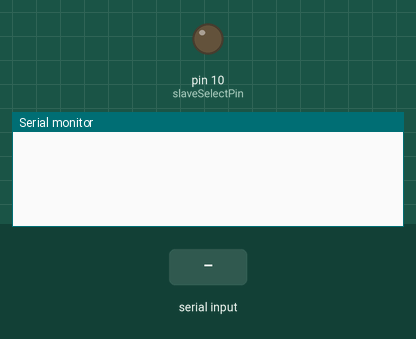
Recording of a sketch running on a simulated Arduino Uno, built with avr-gcc and run on an emulated ATmega328P. On the bench: output pins drawn as LEDs (lit = HIGH), the last lines printed to the serial monitor. The inputs (shaded band) are chosen by the test bench.

Above: at 1.2 s.
1.3 s: "h" received over Serial
At 1.8 s:
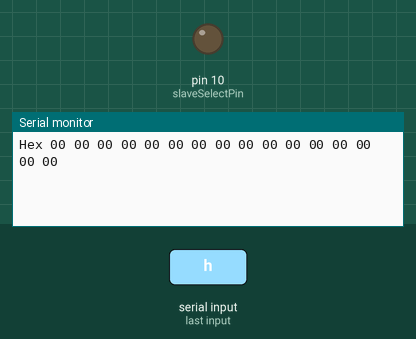
2.8 s: "1" received over Serial
At 4.3 s:
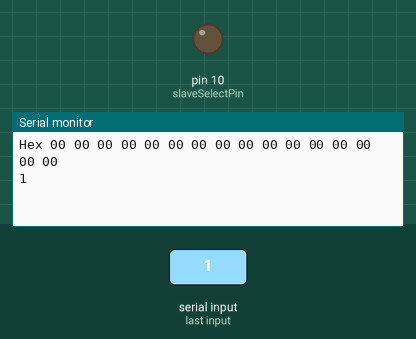

The sketch:

serialSpy.ino
```cpp
#include <SPI.h>

// set pin 10 as the slave select for the digital pot:
const int slaveSelectPin = 10;
int adr;
int hi;
int lo;
int state;
int rein;

void setup() {
  // set the slaveSelectPin as an output:
  pinMode (slaveSelectPin, OUTPUT);
  Serial.begin(9600);
  // initialize SPI:
  SPI.begin();
  SPI.setBitOrder(MSBFIRST);
  /*  ModeClock Polarity (CPOL)	Clock Phase (CPHA)
   0	  0	0
   1	  0	1
   2	  1	0
   3	  1	1
   */
  SPI.setDataMode(SPI_MODE3);
  SPI.setClockDivider(SPI_CLOCK_DIV128);
  state=0;
}

void getHex() {
  Serial.print("Hex ");
  for (int i=0; i < 16; i++){
    rein=SPI.transfer(13);
    if (rein<16) {
      Serial.print('0');
    }
    Serial.print(rein,HEX);
    Serial.print(' ');
  }
  Serial.println();
}
void loop() {
  if (Serial.available() > 0) {
    // read the incoming byte:
    adr = Serial.read();
    Serial.println();
    switch (adr) {
     case 'h':  // get 16 byte
      getHex();
      break;
    case 'j':   // get 8*16 byte
      for (int j=0; j < 8; j++){
        getHex();
      }
      break;
    default:
      Serial.print(char(adr));
      rein=SPI.transfer(adr);
    }
  }
  delay (100);
  rein=SPI.transfer(0);
  while (rein !=0) {
    Serial.print(' ');
    if (rein<16) {
      Serial.print('0');
    }
    Serial.print (rein,HEX);
    delay (10);
    rein=SPI.transfer(0);
  }
}
```

Measured:
- after the input at 1.3 s, the serial monitor: prints a new line at once (image 1)
- after the input at 2.8 s, the serial monitor: prints a new line at once (image 2)
